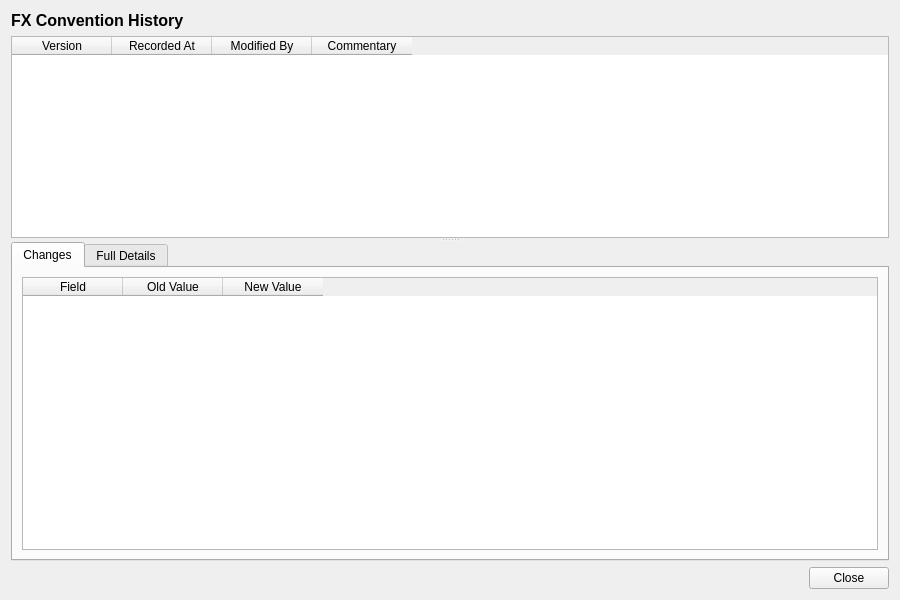
<?xml version="1.0" encoding="UTF-8"?>
<ui version="4.0">
 <class>FxConventionHistoryDialog</class>
 <widget class="QWidget" name="FxConventionHistoryDialog">
  <property name="geometry">
   <rect>
    <x>0</x>
    <y>0</y>
    <width>900</width>
    <height>600</height>
   </rect>
  </property>
  <property name="windowTitle">
   <string>FX Convention History</string>
  </property>
  <layout class="QVBoxLayout" name="verticalLayout">
   <item>
    <widget class="QLabel" name="titleLabel">
     <property name="font">
      <font>
       <pointsize>12</pointsize>
       <bold>true</bold>
      </font>
     </property>
     <property name="text">
      <string>FX Convention History</string>
     </property>
    </widget>
   </item>
   <item>
    <widget class="QSplitter" name="splitter">
     <property name="orientation">
      <enum>Qt::Vertical</enum>
     </property>
     <widget class="QTableWidget" name="versionListWidget">
      <property name="minimumHeight">
       <number>150</number>
      </property>
      <property name="maximumHeight">
       <number>250</number>
      </property>
      <property name="alternatingRowColors">
       <bool>true</bool>
      </property>
      <property name="editTriggers">
       <set>QAbstractItemView::NoEditTriggers</set>
      </property>
      <property name="selectionMode">
       <enum>QAbstractItemView::SingleSelection</enum>
      </property>
      <property name="selectionBehavior">
       <enum>QAbstractItemView::SelectRows</enum>
      </property>
      <column>
       <property name="text">
        <string>Version</string>
       </property>
      </column>
      <column>
       <property name="text">
        <string>Recorded At</string>
       </property>
      </column>
      <column>
       <property name="text">
        <string>Modified By</string>
       </property>
      </column>
      <column>
       <property name="text">
        <string>Commentary</string>
       </property>
      </column>
     </widget>
     <widget class="QWidget" name="detailWidget">
      <layout class="QVBoxLayout" name="detailLayout">
       <property name="leftMargin">
        <number>0</number>
       </property>
       <property name="topMargin">
        <number>0</number>
       </property>
       <property name="rightMargin">
        <number>0</number>
       </property>
       <property name="bottomMargin">
        <number>0</number>
       </property>
       <item>
        <widget class="QTabWidget" name="tabWidget">
         <property name="currentIndex">
          <number>0</number>
         </property>
         <widget class="QWidget" name="changesTab">
          <attribute name="title">
           <string>Changes</string>
          </attribute>
          <layout class="QVBoxLayout" name="changesTabLayout">
           <item>
            <widget class="QTableWidget" name="changesTableWidget">
             <property name="editTriggers">
              <set>QAbstractItemView::NoEditTriggers</set>
             </property>
             <property name="alternatingRowColors">
              <bool>true</bool>
             </property>
             <property name="selectionMode">
              <enum>QAbstractItemView::SingleSelection</enum>
             </property>
             <property name="selectionBehavior">
              <enum>QAbstractItemView::SelectRows</enum>
             </property>
             <column>
              <property name="text">
               <string>Field</string>
              </property>
             </column>
             <column>
              <property name="text">
               <string>Old Value</string>
              </property>
             </column>
             <column>
              <property name="text">
               <string>New Value</string>
              </property>
             </column>
            </widget>
           </item>
          </layout>
         </widget>
         <widget class="QWidget" name="fullDetailsTab">
          <attribute name="title">
           <string>Full Details</string>
          </attribute>
          <layout class="QVBoxLayout" name="fullDetailsTabLayout">
           <item>
            <widget class="QScrollArea" name="scrollArea">
             <property name="widgetResizable">
              <bool>true</bool>
             </property>
             <widget class="QWidget" name="scrollAreaWidgetContents">
              <property name="geometry">
               <rect>
                <x>0</x>
                <y>0</y>
                <width>560</width>
                <height>450</height>
               </rect>
              </property>
              <layout class="QFormLayout" name="formLayout">
               <item row="0" column="0">
                <widget class="QLabel" name="idLabel">
                 <property name="text">
                  <string>Id:</string>
                 </property>
                </widget>
               </item>
               <item row="0" column="1">
                <widget class="QLabel" name="idValue">
                 <property name="text">
                  <string/>
                 </property>
                </widget>
               </item>
               <item row="1" column="0">
                <widget class="QLabel" name="source_currencyLabel">
                 <property name="text">
                  <string>Source Currency:</string>
                 </property>
                </widget>
               </item>
               <item row="1" column="1">
                <widget class="QLabel" name="sourceCurrencyValue">
                 <property name="text">
                  <string/>
                 </property>
                </widget>
               </item>
               <item row="2" column="0">
                <widget class="QLabel" name="target_currencyLabel">
                 <property name="text">
                  <string>Target Currency:</string>
                 </property>
                </widget>
               </item>
               <item row="2" column="1">
                <widget class="QLabel" name="targetCurrencyValue">
                 <property name="text">
                  <string/>
                 </property>
                </widget>
               </item>
               <item row="3" column="0">
                <widget class="QLabel" name="spot_daysLabel">
                 <property name="text">
                  <string>Spot Days:</string>
                 </property>
                </widget>
               </item>
               <item row="3" column="1">
                <widget class="QLabel" name="spotDaysValue">
                 <property name="text">
                  <string/>
                 </property>
                </widget>
               </item>
               <item row="4" column="0">
                <widget class="QLabel" name="advance_calendarLabel">
                 <property name="text">
                  <string>Advance Calendar:</string>
                 </property>
                </widget>
               </item>
               <item row="4" column="1">
                <widget class="QLabel" name="advanceCalendarValue">
                 <property name="text">
                  <string/>
                 </property>
                </widget>
               </item>
               <item row="5" column="0">
                <widget class="QLabel" name="conventionLabel">
                 <property name="text">
                  <string>Convention:</string>
                 </property>
                </widget>
               </item>
               <item row="5" column="1">
                <widget class="QLabel" name="conventionValue">
                 <property name="text">
                  <string/>
                 </property>
                </widget>
               </item>
               <item row="6" column="0">
                <widget class="QLabel" name="spot_relativeLabel">
                 <property name="text">
                  <string>Spot Relative:</string>
                 </property>
                </widget>
               </item>
               <item row="6" column="1">
                <widget class="QLabel" name="spotRelativeValue">
                 <property name="text">
                  <string/>
                 </property>
                </widget>
               </item>
               <item row="7" column="0">
                <widget class="QLabel" name="end_of_monthLabel">
                 <property name="text">
                  <string>End Of Month:</string>
                 </property>
                </widget>
               </item>
               <item row="7" column="1">
                <widget class="QLabel" name="endOfMonthValue">
                 <property name="text">
                  <string/>
                 </property>
                </widget>
               </item>
               <item row="8" column="0">
                <widget class="QLabel" name="versionNumberLabel">
                 <property name="text">
                  <string>Version:</string>
                 </property>
                </widget>
               </item>
               <item row="8" column="1">
                <widget class="QLabel" name="versionNumberValue">
                 <property name="text">
                  <string/>
                 </property>
                </widget>
               </item>
               <item row="9" column="0">
                <widget class="QLabel" name="modifiedByLabel">
                 <property name="text">
                  <string>Modified By:</string>
                 </property>
                </widget>
               </item>
               <item row="9" column="1">
                <widget class="QLabel" name="modifiedByValue">
                 <property name="text">
                  <string/>
                 </property>
                </widget>
               </item>
               <item row="10" column="0">
                <widget class="QLabel" name="recordedAtLabel">
                 <property name="text">
                  <string>Recorded At:</string>
                 </property>
                </widget>
               </item>
               <item row="10" column="1">
                <widget class="QLabel" name="recordedAtValue">
                 <property name="text">
                  <string/>
                 </property>
                </widget>
               </item>
               <item row="11" column="0">
                <widget class="QLabel" name="changeCommentaryLabel">
                 <property name="text">
                  <string>Change Commentary:</string>
                 </property>
                </widget>
               </item>
               <item row="11" column="1">
                <widget class="QLabel" name="changeCommentaryValue">
                 <property name="text">
                  <string/>
                 </property>
                 <property name="wordWrap">
                  <bool>true</bool>
                 </property>
                </widget>
               </item>
              </layout>
             </widget>
            </widget>
           </item>
          </layout>
         </widget>
        </widget>
       </item>
      </layout>
     </widget>
    </widget>
   </item>
   <item>
    <layout class="QHBoxLayout" name="buttonLayout">
     <item>
      <spacer name="horizontalSpacer">
       <property name="orientation">
        <enum>Qt::Horizontal</enum>
       </property>
       <property name="sizeHint" stdset="0">
        <size><width>40</width><height>20</height></size>
       </property>
      </spacer>
     </item>
     <item>
      <widget class="QPushButton" name="closeButton">
       <property name="text">
        <string>Close</string>
       </property>
      </widget>
     </item>
    </layout>
   </item>
  </layout>
 </widget>
 <resources/>
 <connections/>
</ui>
